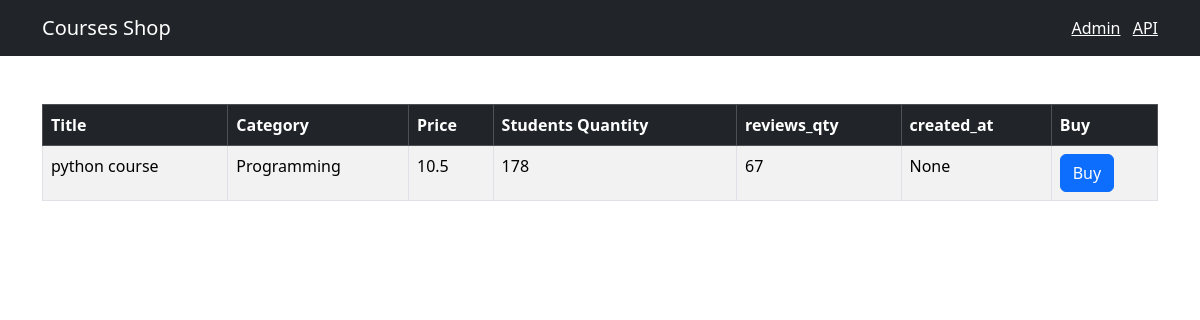
The page /1 on the database its author committed.
### shop/models.py (models this page shows, shortened)
class Course(models.Model):
    title = models.CharField(max_length=300)
    price = models.FloatField()
    student_qty = models.IntegerField()
    reviews_qty = models.IntegerField()
    category = models.ForeignKey(Category, on_delete=models.CASCADE)
    created_at = models.DateTimeField(default=timezone.now)

class Category(models.Model):
    title = models.CharField(max_length=255)
    created_at = models.DateTimeField(default=timezone.now)
    def __str__(self):
        return self.title

### shop/views.py (the view)
# urls.py: path('<int:course_id>', views.single_course, name="single_course")
def single_course(request, course_id):
    try:
        course = Course.objects.get(pk=course_id)
        return render(request, 'shop/single_course.html', {'course': course})
    except Course.DoesNotExist:
        raise Http404()

### templates/shop/single_course.html (shortened to what this page needs)
{% extends "base.html" %}
{% block content %}
<table class="table mt-5 table-bordered table-striped table-hover">
    <thead class="table-dark">
        <tr>
            <th>Title</th>
            <th>Category</th>
            <th>Price</th>
            <th>Students Quantity</th>
            <th>reviews_qty</th>
            <th>created_at</th>
            <th>Buy</th>
        </tr>
    </thead>
    <tbody>
        <tr>
            <td>{{ course.title }}</td>
            <td>{{ course.category }}</td>
            <td>{{ course.price }}</td>
            <td>{{ course.student_qty }}</td>
            <td>{{ course.reviews_qty }}</td>
            <td>{{ course.created_at }}</td>
            <td><button class="btn btn-primary">Buy</button></td>
        </tr>
    </tbody>
</table>
{% endblock %}

### rows shown on the page
Course: title "python course", category "Programming", price "10.5", student_qty "178", reviews_qty "67", created_at "None"
